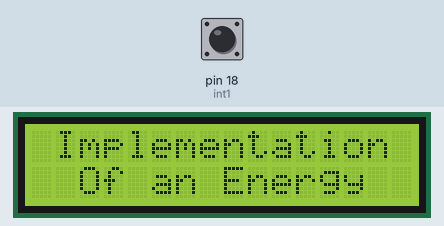
A sketch run on a simulated Arduino Uno, built with avr-gcc and run on an emulated ATmega328P. Parts: 16×2 character LCD. The inputs (shaded band) are chosen by the test bench; at power-on: pin 18 (int1) HIGH. WiFi joins after 1.5 s; servers stay silent unless stated; EEPROM starts erased.

Above: at 0.1 s.
At 1.1 s:
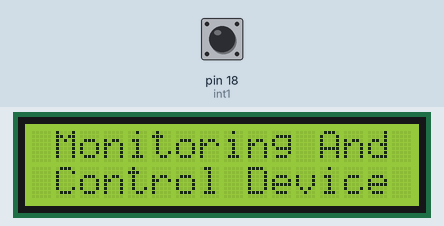
At 2.1 s:
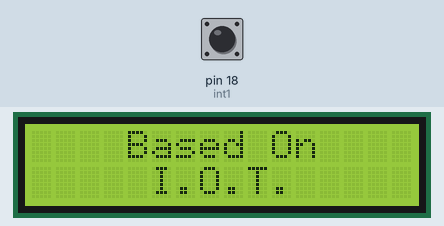
At 3.1 s:
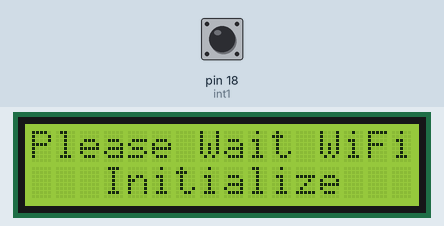
At 6.0 s:
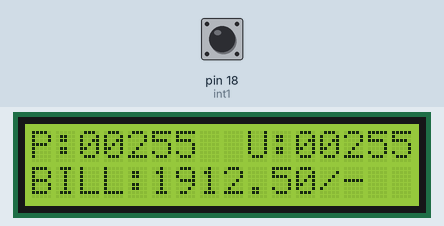

The sketch:

Smart_Energy_Management.ino
```cpp
#include <ESP8266_Lib.h>
#include <BlynkSimpleShieldEsp8266.h>
char auth[] = "fe3dbb2cbdad4724b462ce4b530158c9";
char ssid[] = "pratiks";
char pass[] = "###777";
#define EspSerial Serial
#define ESP8266_BAUD 9600
ESP8266 wifi(&EspSerial);

#include <EEPROM.h>
#include <LiquidCrystal.h>
LiquidCrystal lcd(13, 12, 11, 10, 9, 8);

char PLS[50];
char UNT[50];
char BIL[50];

long DATA = 0;
long VAL = 0;

int pulse = 0;
int unit = 0;
float bill = 0;
char blue = 0;
int key = 0;
int d1 = 0;
int d2 = 0;
int x = 0;
int y = 0;
#define int1 18

int adc = 0;
int mains = 0;
int watt = 0;
int mVperAmp = 185; // use 100 for 20A Module and 66 for 30A Module
double AMP1 = 0;

void setup()
{
  lcd.begin(16, 2);
  pinMode(int1, INPUT_PULLUP);
  attachInterrupt(digitalPinToInterrupt(int1), R_PULSE1, LOW);

  if (digitalRead(int1) == LOW)
    for (int i = 0 ; i < EEPROM.length() ; i++) {
      EEPROM.write(i, 0);
    }
  lcd.setCursor(0, 0); lcd.print(" Implementation ");
  lcd.setCursor(0, 1); lcd.print("  Of an Energy  ");
  delay(1000);
  lcd.setCursor(0, 0); lcd.print(" Monitoring And ");
  lcd.setCursor(0, 1); lcd.print(" Control Device ");
  delay(1000);
  lcd.setCursor(0, 0); lcd.print("    Based On    ");
  lcd.setCursor(0, 1); lcd.print("     I.O.T.     ");
  delay(1000);
  lcd.setCursor(0, 0); lcd.print("Please Wait WiFi");
  lcd.setCursor(0, 1); lcd.print("   Initialize   ");
  delay(1000);
  pulse = EEPROM.read(0);
  unit = EEPROM.read(20);
  bill = EEPROM.read(40);
  Serial.begin(9600);
  delay(10);
  EspSerial.begin(ESP8266_BAUD);
  delay(10);
  Blynk.begin(auth, wifi, ssid, pass);
}


void loop()
{
  Blynk.run();
  lcd.setCursor(0, 0); lcd.print("P:"); lcd.print(PLS); lcd.print("  U:"); lcd.print(UNT);
  lcd.setCursor(0, 1); lcd.print("BILL:"); lcd.print(bill, 2); lcd.print("/-        ");

  if (d1 == 1 && (digitalRead(int1) == HIGH))
  {
    pulse++;
    x = pulse % 5;
    if (x == 0)
      unit++;
    d1 = 0;
  }
  if(unit<=2)

  bill = unit * 6.5;
  else
  bill=unit*7.5;

  DATA = sprintf (PLS, "%05d", pulse);
  DATA = sprintf (UNT, "%05d", unit);

  EEPROM.write(0, pulse);
  EEPROM.write(20, unit);
  EEPROM.write(40, bill);

  Blynk.virtualWrite(V0, pulse);
  Blynk.virtualWrite(V1, unit);
  Blynk.virtualWrite(V2, bill);
}

void R_PULSE1()
{
  d1 = 1;
}
```

Measured:
- what the display in image 1 shows lasts 1.0 s, from 1.1 s to 2.1 s
- what the display in image 3 shows lasts 2.8 s, from 3.1 s to 5.9 s
